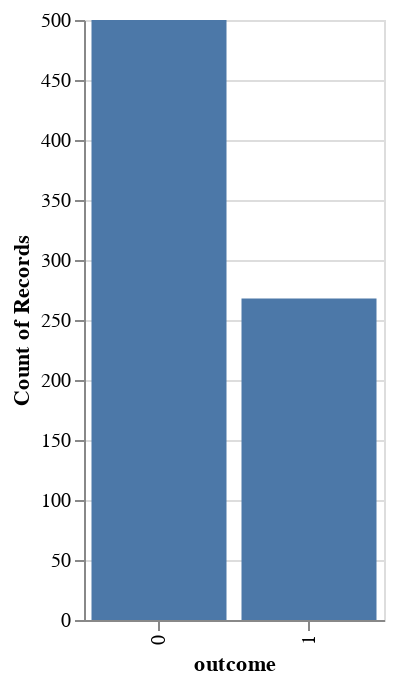

This figure's notebook cell:
### Markdown cell above
## Data visualisation
---

### Code cell
# plt.figure(figsize=(12, 7))
# sns.boxplot(data=diabetes_df, x='outcome', y='bmi', palette='BuPu')

alt.Chart(diabetes_df).mark_bar().encode(
    x = 'outcome:O',
    y = 'count()'
).properties(width=150)

### Figure 1 — Vega-Lite specification as saved in the notebook (floating-point values rounded to 4 significant figures; data arrays with more than 128 entries replaced by an {"elided": "..."} marker saying what was removed)
{"config": {"view": {"continuousWidth": 400, "continuousHeight": 300}}, "data": {"name": "data-9ea33f85a8720261d9bbe844759dff27"}, "mark": "bar", "encoding": {"x": {"type": "ordinal", "field": "outcome"}, "y": {"type": "quantitative", "aggregate": "count"}}, "width": 150, "$schema": "https://vega.github.io/schema/vega-lite/v4.8.1.json", "datasets": {"data-9ea33f85a8720261d9bbe844759dff27": {"elided": "768 records"}}}
